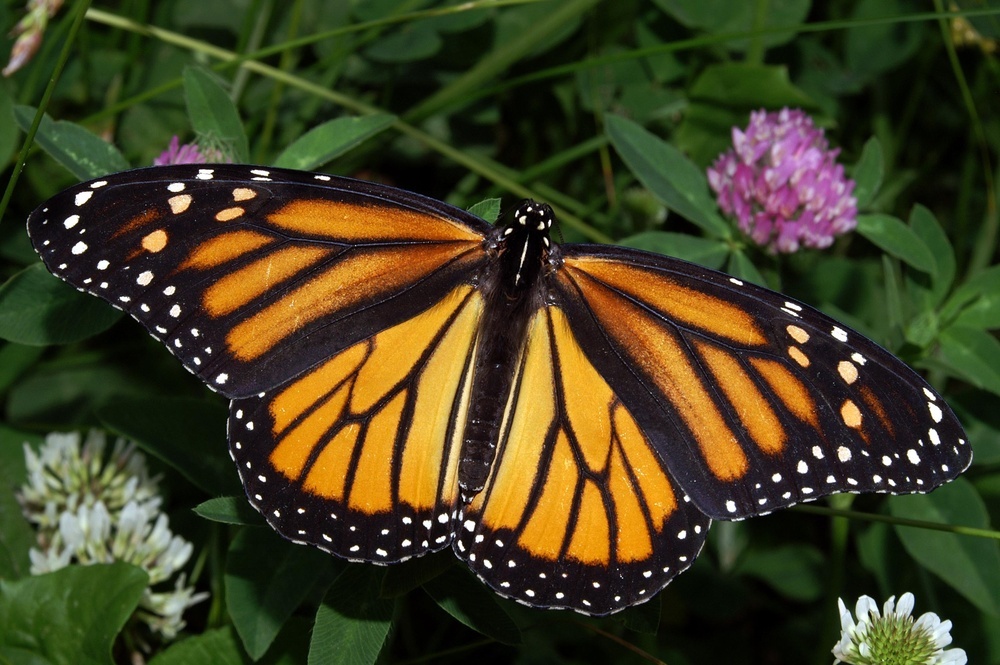
#> input picture 1.3 Features & image segmentation/images/monarch.jpg, 1000 x 665 px, shrunk from 3008 x 2000 before the run
$ jupyter execute K-means.ipynb   (shell and % lines are left out)
#> lines starting #> are read from the running program, lines starting #| are printed output that depends on the picture
[cell 1]
import numpy as np
import matplotlib.pyplot as plt
import cv2

[cell 2]
img = cv2.imread("images/monarch.jpg")
#> img is the input picture: shape (665, 1000, 3); mean B, G, R 32.9, 63.4, 66.8

img_cp = np.copy(img)

img_cp = cv2.cvtColor(img_cp, cv2.COLOR_BGR2RGB)

plt.figure(figsize=(15, 15))
plt.imshow(img_cp);

## Prepare data for k-means

[cell 3]
pixel_vals = img_cp.reshape((-1, 3))
pixel_vals = np.float32(pixel_vals)

## Implement k-means clustering

[cell 4]
k = 6
criteria = (cv2.TERM_CRITERIA_EPS + cv2.TERM_CRITERIA_MAX_ITER, 10, 1.0)
_, labels, centers = cv2.kmeans(pixel_vals, k, None, criteria, 10, cv2.KMEANS_RANDOM_CENTERS)
#> centers = [[224.4, 222, 210.3], [157.1, 138.3, 140.1], [224.5, 153, 40], [49.84, 68.35, 32.55], [119, 91.17, 52.23], [19.05, 21.67, 11.67]]

# Convert into 8-bit
centers = np.uint8(centers)
#> centers = [[224, 222, 210], [157, 138, 140], [224, 153, 39], [49, 68, 32], [118, 91, 52], [19, 21, 11]]
segmented_data = centers[labels.flatten()]

# Reshape
segmented_img = segmented_data.reshape((img_cp.shape))
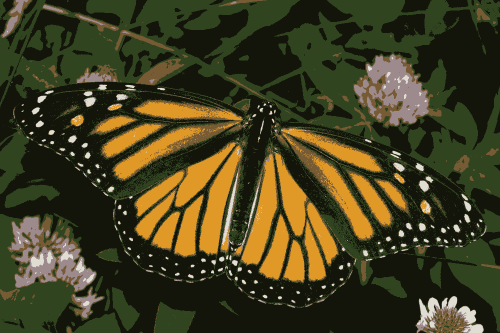
#> segmented_img: shape (665, 1000, 3) (shown at 1/2 size); mean R, G, B 66.4, 62.9, 32.3
labels_reshape = labels.reshape(img_cp.shape[0], img_cp.shape[1])
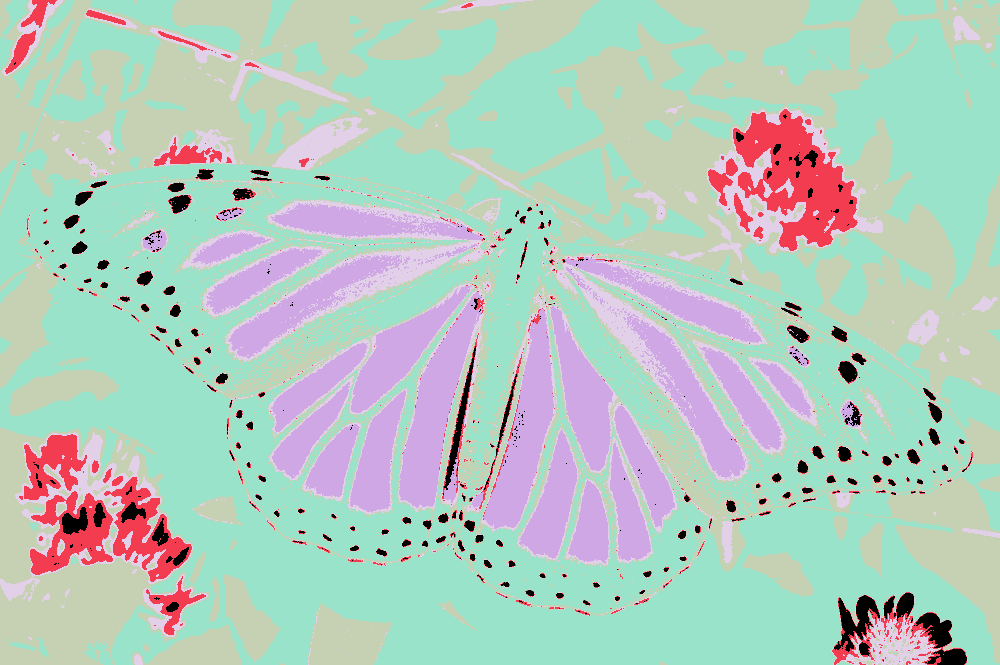
#> labels_reshape: shape (665, 1000) int32; 6 distinct labels, from 0 to 5; one colour per label, 0 black

plt.figure(figsize=(10, 10))
plt.imshow(segmented_img);

[cell 5]
# Visualize one segment

plt.figure(figsize=(10, 10))
plt.imshow(labels_reshape==1, cmap="gray");
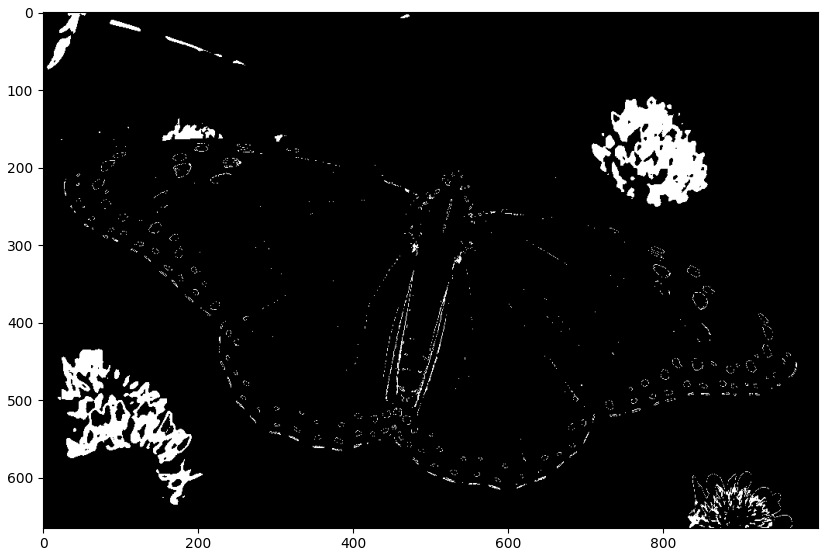
#> figure drawn by matplotlib, 1 panel

[cell 6]
# Mask image segment

masked = np.copy(img_cp)

masked[labels_reshape==1] = [0, 0, 0]
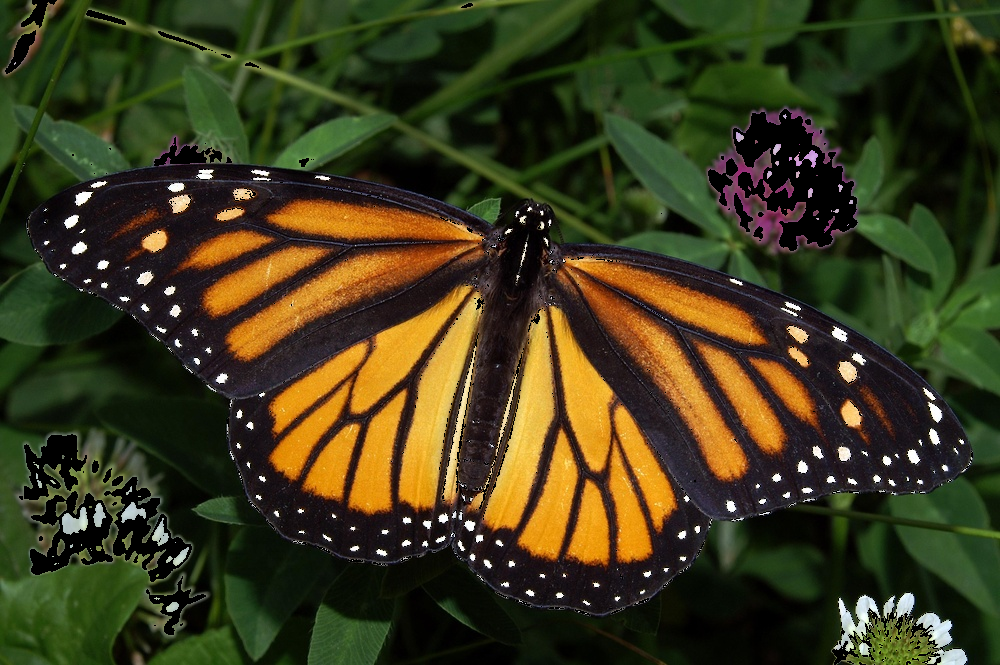
#> masked: shape (665, 1000, 3); mean R, G, B 60.4, 57.8, 27.3

plt.figure(figsize=(10, 10))
plt.imshow(masked);

[cell 7]
plt.imshow(img_cp)

[cell 8]
fig, axs = plt.subplots(4, 2, sharex=True, sharey=True, figsize=(15, 15))

(ax1, ax2), (ax3, ax4), (ax5, ax6), (ax7, ax8) = axs
cluster = 0
for idx, row in enumerate(axs):
    for idy, col in enumerate(row):
        if(idx == 0 and idy ==0):
            col.set_title("Original")
            col.imshow(img_cp)
        elif(idx == 0 and idy == 1):
            col.set_title("Segmented")
            col.imshow(segmented_img)
        else:
            masked = np.copy(img_cp)
            masked[labels_reshape==cluster] = [0, 0, 0]
            col.set_title("Mask {}".format(cluster))
            col.imshow(labels_reshape == cluster, cmap="gray");
            cluster += 1
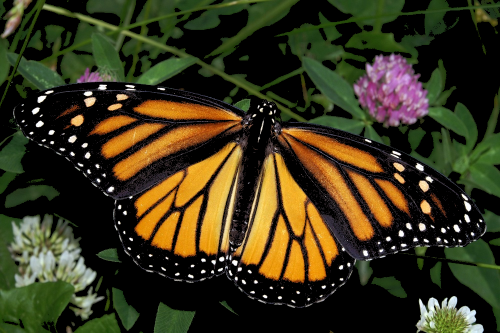
#> masked: shape (665, 1000, 3) (shown at 1/2 size); mean R, G, B 58.1, 53.5, 27.6
#> after the loop, cluster = 6
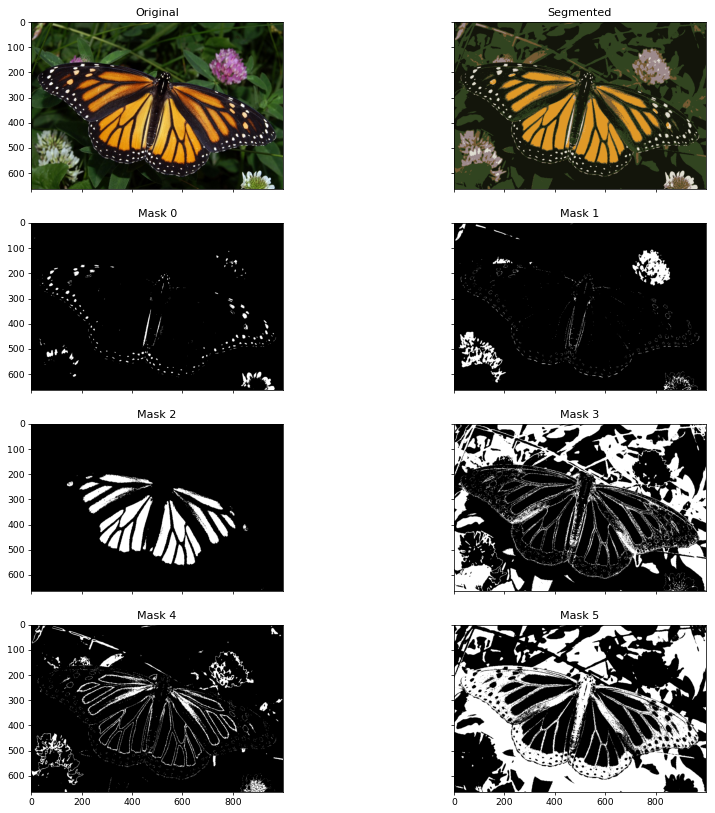
#> figure drawn by matplotlib, 8 panels

$ run again, with 1.3 Features & image segmentation/images/oranges.jpg copied over 1.3 Features & image segmentation/images/monarch.jpg
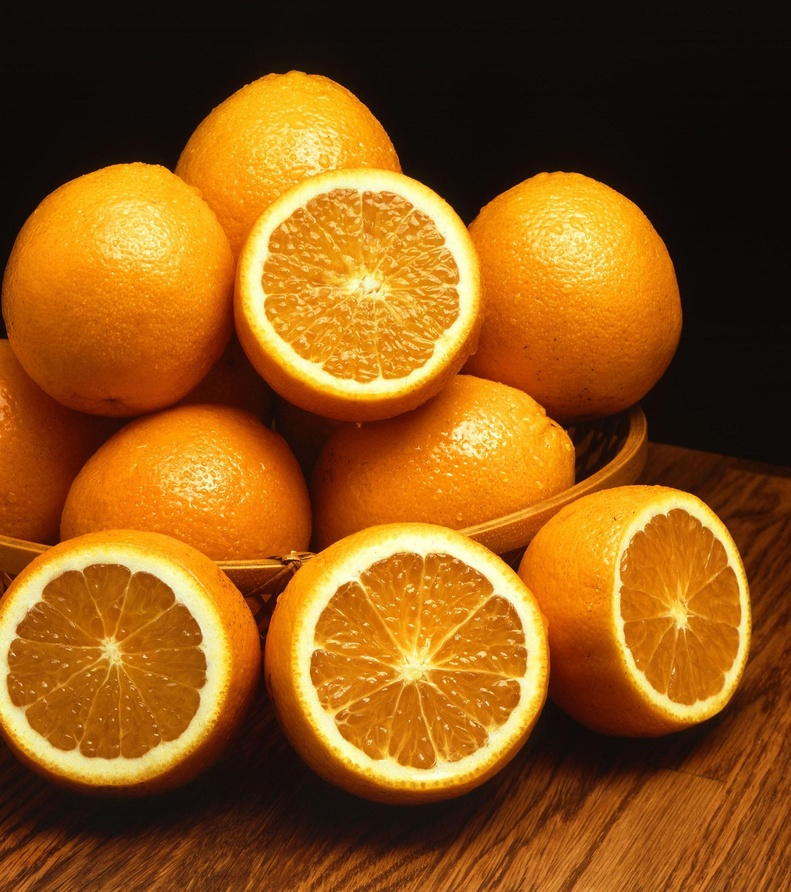
#> input picture 1.3 Features & image segmentation/images/oranges.jpg, 791 x 892 px, shrunk from 1999 x 2254 before the run
#> img is the input picture: shape (892, 791, 3); mean B, G, R 22.6, 85.5, 140
#> `_, labels, centers = cv2.kmeans(pixel_vals, k, None, criteria, 10, cv2..`: centers = [[169.2, 80.87, 9.54], [245.7, 176.6, 37.15], [21.14, 12.5, 8.89], [248.5, 231.5, 143.6], [221.3, 122.7, 10.75], [103.4, 37.68, 6.6]]
#> `centers = np.uint8(centers)`: centers = [[169, 80, 9], [245, 176, 37], [21, 12, 8], [248, 231, 143], [221, 122, 10], [103, 37, 6]]
#> `labels_reshape = labels.reshape(img_cp.shape[0], img_cp.shape[1])`:
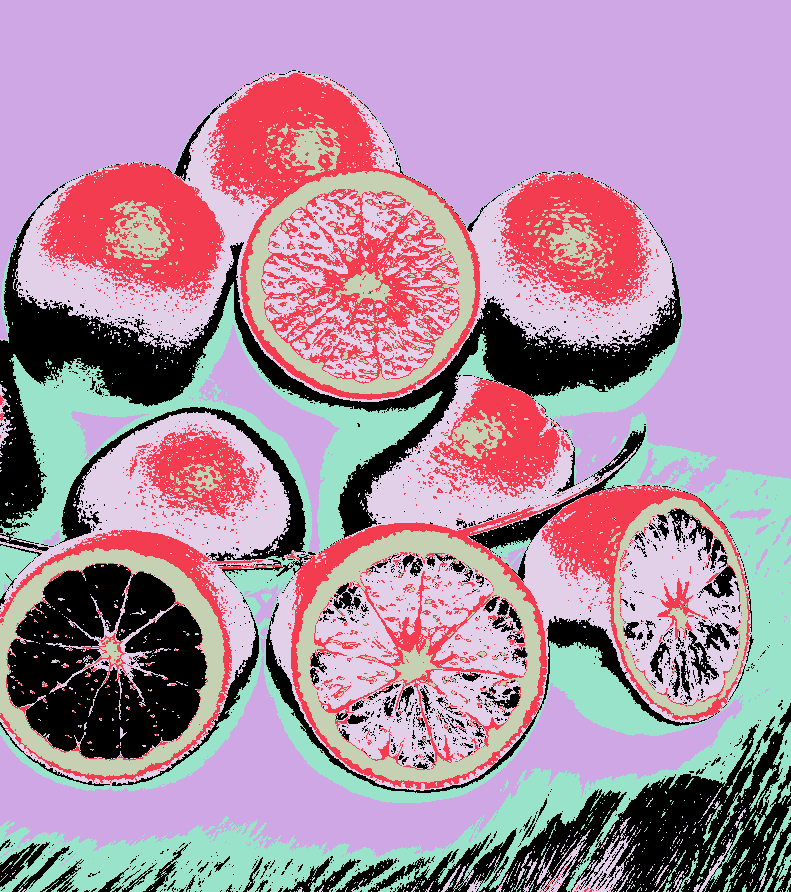
#> labels_reshape: shape (892, 791) int32; 6 distinct labels, from 0 to 5; one colour per label, 0 black
#> after the loop `for idx, row in enumerate(axs):`:
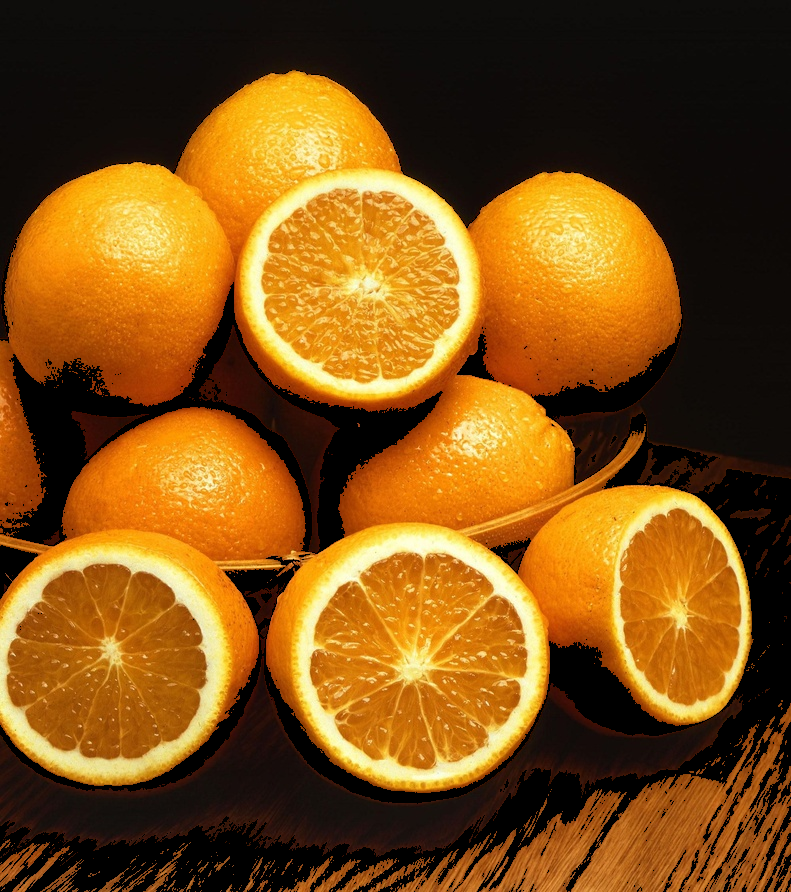
#> masked: shape (892, 791, 3); mean R, G, B 126.9, 80.7, 21.7
#> after the loop `for idx, row in enumerate(axs):`: cluster = 6
